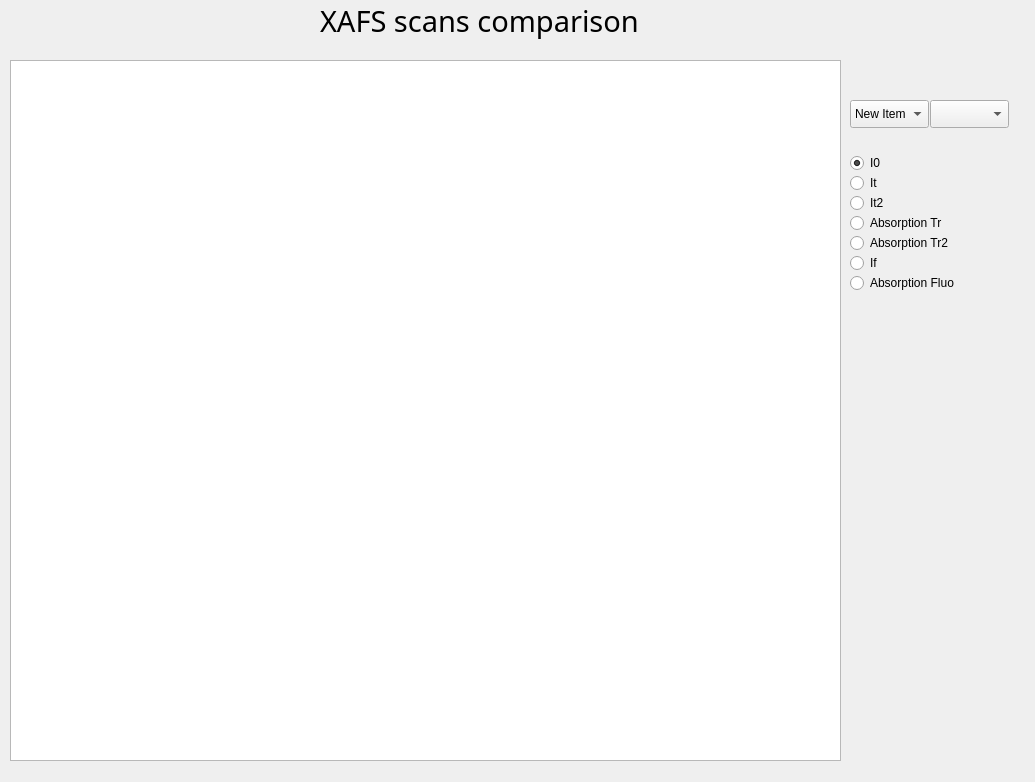
<?xml version="1.0" encoding="UTF-8"?>
<ui version="4.0">
 <class>Form</class>
 <widget class="QWidget" name="Form">
  <property name="geometry">
   <rect>
    <x>0</x>
    <y>0</y>
    <width>1035</width>
    <height>782</height>
   </rect>
  </property>
  <property name="windowTitle">
   <string>Form</string>
  </property>
  <widget class="QGraphicsView" name="xafsplot">
   <property name="geometry">
    <rect>
     <x>10</x>
     <y>60</y>
     <width>831</width>
     <height>701</height>
    </rect>
   </property>
   <property name="font">
    <font>
     <family>Montserrat ExtraBold</family>
     <pointsize>22</pointsize>
    </font>
   </property>
  </widget>
  <widget class="QLabel" name="Title">
   <property name="geometry">
    <rect>
     <x>320</x>
     <y>0</y>
     <width>371</width>
     <height>41</height>
    </rect>
   </property>
   <property name="font">
    <font>
     <family>Montserrat ExtraBold</family>
     <pointsize>22</pointsize>
    </font>
   </property>
   <property name="text">
    <string>XAFS scans comparison</string>
   </property>
  </widget>
  <widget class="QRadioButton" name="I0">
   <property name="geometry">
    <rect>
     <x>850</x>
     <y>150</y>
     <width>90</width>
     <height>26</height>
    </rect>
   </property>
   <property name="text">
    <string>I0</string>
   </property>
   <property name="checked">
    <bool>true</bool>
   </property>
  </widget>
  <widget class="QRadioButton" name="It">
   <property name="geometry">
    <rect>
     <x>850</x>
     <y>170</y>
     <width>90</width>
     <height>26</height>
    </rect>
   </property>
   <property name="text">
    <string>It</string>
   </property>
  </widget>
  <widget class="QRadioButton" name="It2">
   <property name="geometry">
    <rect>
     <x>850</x>
     <y>190</y>
     <width>90</width>
     <height>26</height>
    </rect>
   </property>
   <property name="text">
    <string>It2</string>
   </property>
  </widget>
  <widget class="QRadioButton" name="AbsorptionTr2">
   <property name="geometry">
    <rect>
     <x>850</x>
     <y>230</y>
     <width>121</width>
     <height>26</height>
    </rect>
   </property>
   <property name="text">
    <string>Absorption Tr2</string>
   </property>
  </widget>
  <widget class="QRadioButton" name="If">
   <property name="geometry">
    <rect>
     <x>850</x>
     <y>250</y>
     <width>90</width>
     <height>26</height>
    </rect>
   </property>
   <property name="text">
    <string>If</string>
   </property>
  </widget>
  <widget class="QRadioButton" name="AbsorptionTr">
   <property name="geometry">
    <rect>
     <x>850</x>
     <y>210</y>
     <width>121</width>
     <height>26</height>
    </rect>
   </property>
   <property name="text">
    <string>Absorption Tr</string>
   </property>
  </widget>
  <widget class="QRadioButton" name="AbsorptionFluo">
   <property name="geometry">
    <rect>
     <x>850</x>
     <y>270</y>
     <width>131</width>
     <height>26</height>
    </rect>
   </property>
   <property name="text">
    <string>Absorption Fluo</string>
   </property>
  </widget>
  <widget class="QComboBox" name="ScanA">
   <property name="geometry">
    <rect>
     <x>850</x>
     <y>100</y>
     <width>79</width>
     <height>28</height>
    </rect>
   </property>
   <item>
    <property name="text">
     <string>New Item</string>
    </property>
   </item>
  </widget>
  <widget class="QComboBox" name="ScanB">
   <property name="geometry">
    <rect>
     <x>930</x>
     <y>100</y>
     <width>79</width>
     <height>28</height>
    </rect>
   </property>
  </widget>
 </widget>
 <resources/>
 <connections/>
</ui>
